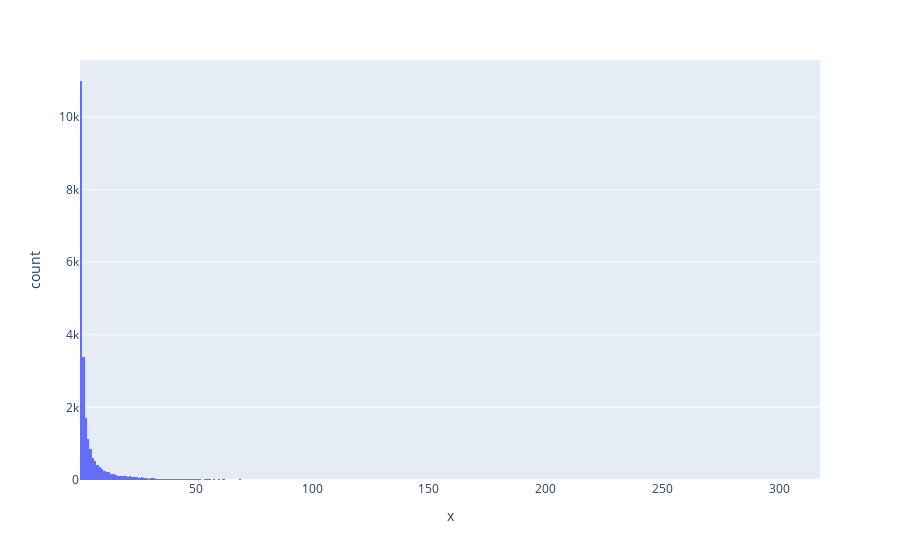

The notebook cell this image was saved under:
### Code cell
import plotly.express as px
px.histogram(x=df['user_id'].value_counts())

### Figure 1 — Plotly figure (JSON) as saved in the notebook; plotly's stock layout.template omitted (floating-point values rounded to 4 significant figures; data arrays with more than 128 entries replaced by an {"elided": "..."} marker saying what was removed)
{"data": [{"alignmentgroup": "True", "bingroup": "x", "hovertemplate": "x=%{x}<br>count=%{y}<extra></extra>", "legendgroup": "", "marker": {"color": "#636efa", "pattern": {"shape": ""}}, "name": "", "offsetgroup": "", "orientation": "v", "showlegend": false, "type": "histogram", "x": {"elided": "23715 int values"}, "xaxis": "x", "yaxis": "y"}], "layout": {"barmode": "relative", "legend": {"tracegroupgap": 0}, "margin": {"t": 60}, "xaxis": {"anchor": "y", "domain": [0, 1], "title": {"text": "x"}}, "yaxis": {"anchor": "x", "domain": [0, 1], "title": {"text": "count"}}}}
